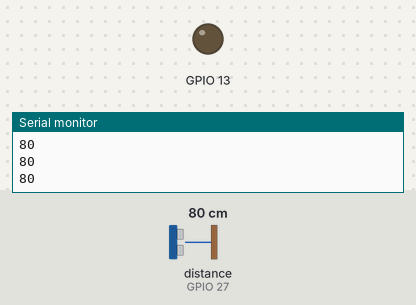
This sketch was run on a simulated ESP32. Parts: output pins drawn as LEDs (lit = HIGH), the last lines printed to the serial monitor. The inputs (shaded band) are chosen by the test bench; at power-on: distance to the obstacle (sensor on GPIO 27) 80 cm. The echo pulse lasts 58.3 µs per cm; pins used as bus, display or sensor lines are not drawn.

Above: at 1.2 s.
1.3 s: distance to the obstacle (sensor on GPIO 27) set to 21 cm
2.8 s: distance to the obstacle (sensor on GPIO 27) set to 18 cm
At 4.0 s:
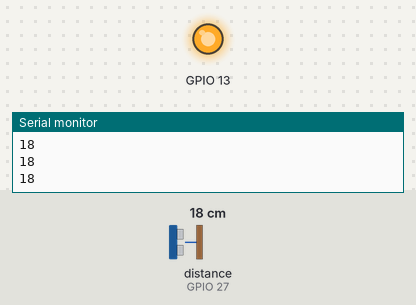
4.3 s: distance to the obstacle (sensor on GPIO 27) set to 35 cm
At 4.8 s:
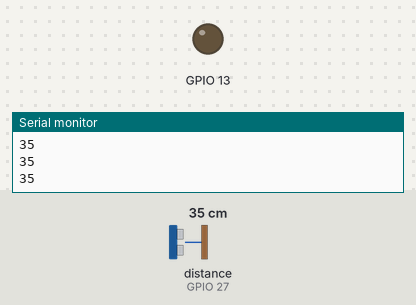
5.8 s: distance to the obstacle (sensor on GPIO 27) set to 2 cm
At 6.1 s:
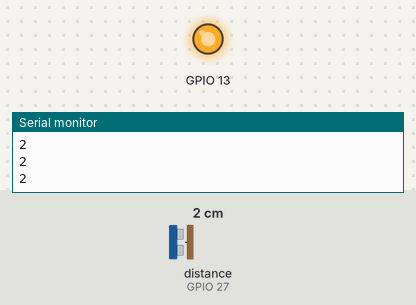
Timing chart, 0 to 8.3 s (numbered marks = the images above; inputs shaded):
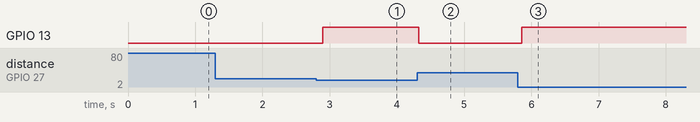

Measured:
- the behaviour switches between 20 and 19 cm on distance to the obstacle (sensor on GPIO 27) (found by bisection; images 0 and 1)
- after the input at 2.8 s, GPIO 13: LOW → HIGH after 0.10 s
- after the input at 4.3 s, GPIO 13: HIGH → LOW at once
- after the input at 5.8 s, GPIO 13: LOW → HIGH after 0.06 s

The sketch:

01_ultrasonic_distance_alert.ino
```cpp
void setup() {
  Serial.begin(115200);
  pinMode(14, OUTPUT);
  pinMode(27, INPUT);
  pinMode(13, OUTPUT);
}
void loop() {
  digitalWrite(14, LOW); delayMicroseconds(2);
  digitalWrite(14, HIGH); delayMicroseconds(10); digitalWrite(14, LOW);
  long dist = pulseIn(27, HIGH) / 58;
  Serial.println(dist);
  if (dist < 20) {
    digitalWrite(13, HIGH);
  } else {
    digitalWrite(13, LOW);
  }
  delay(100);
}
```
